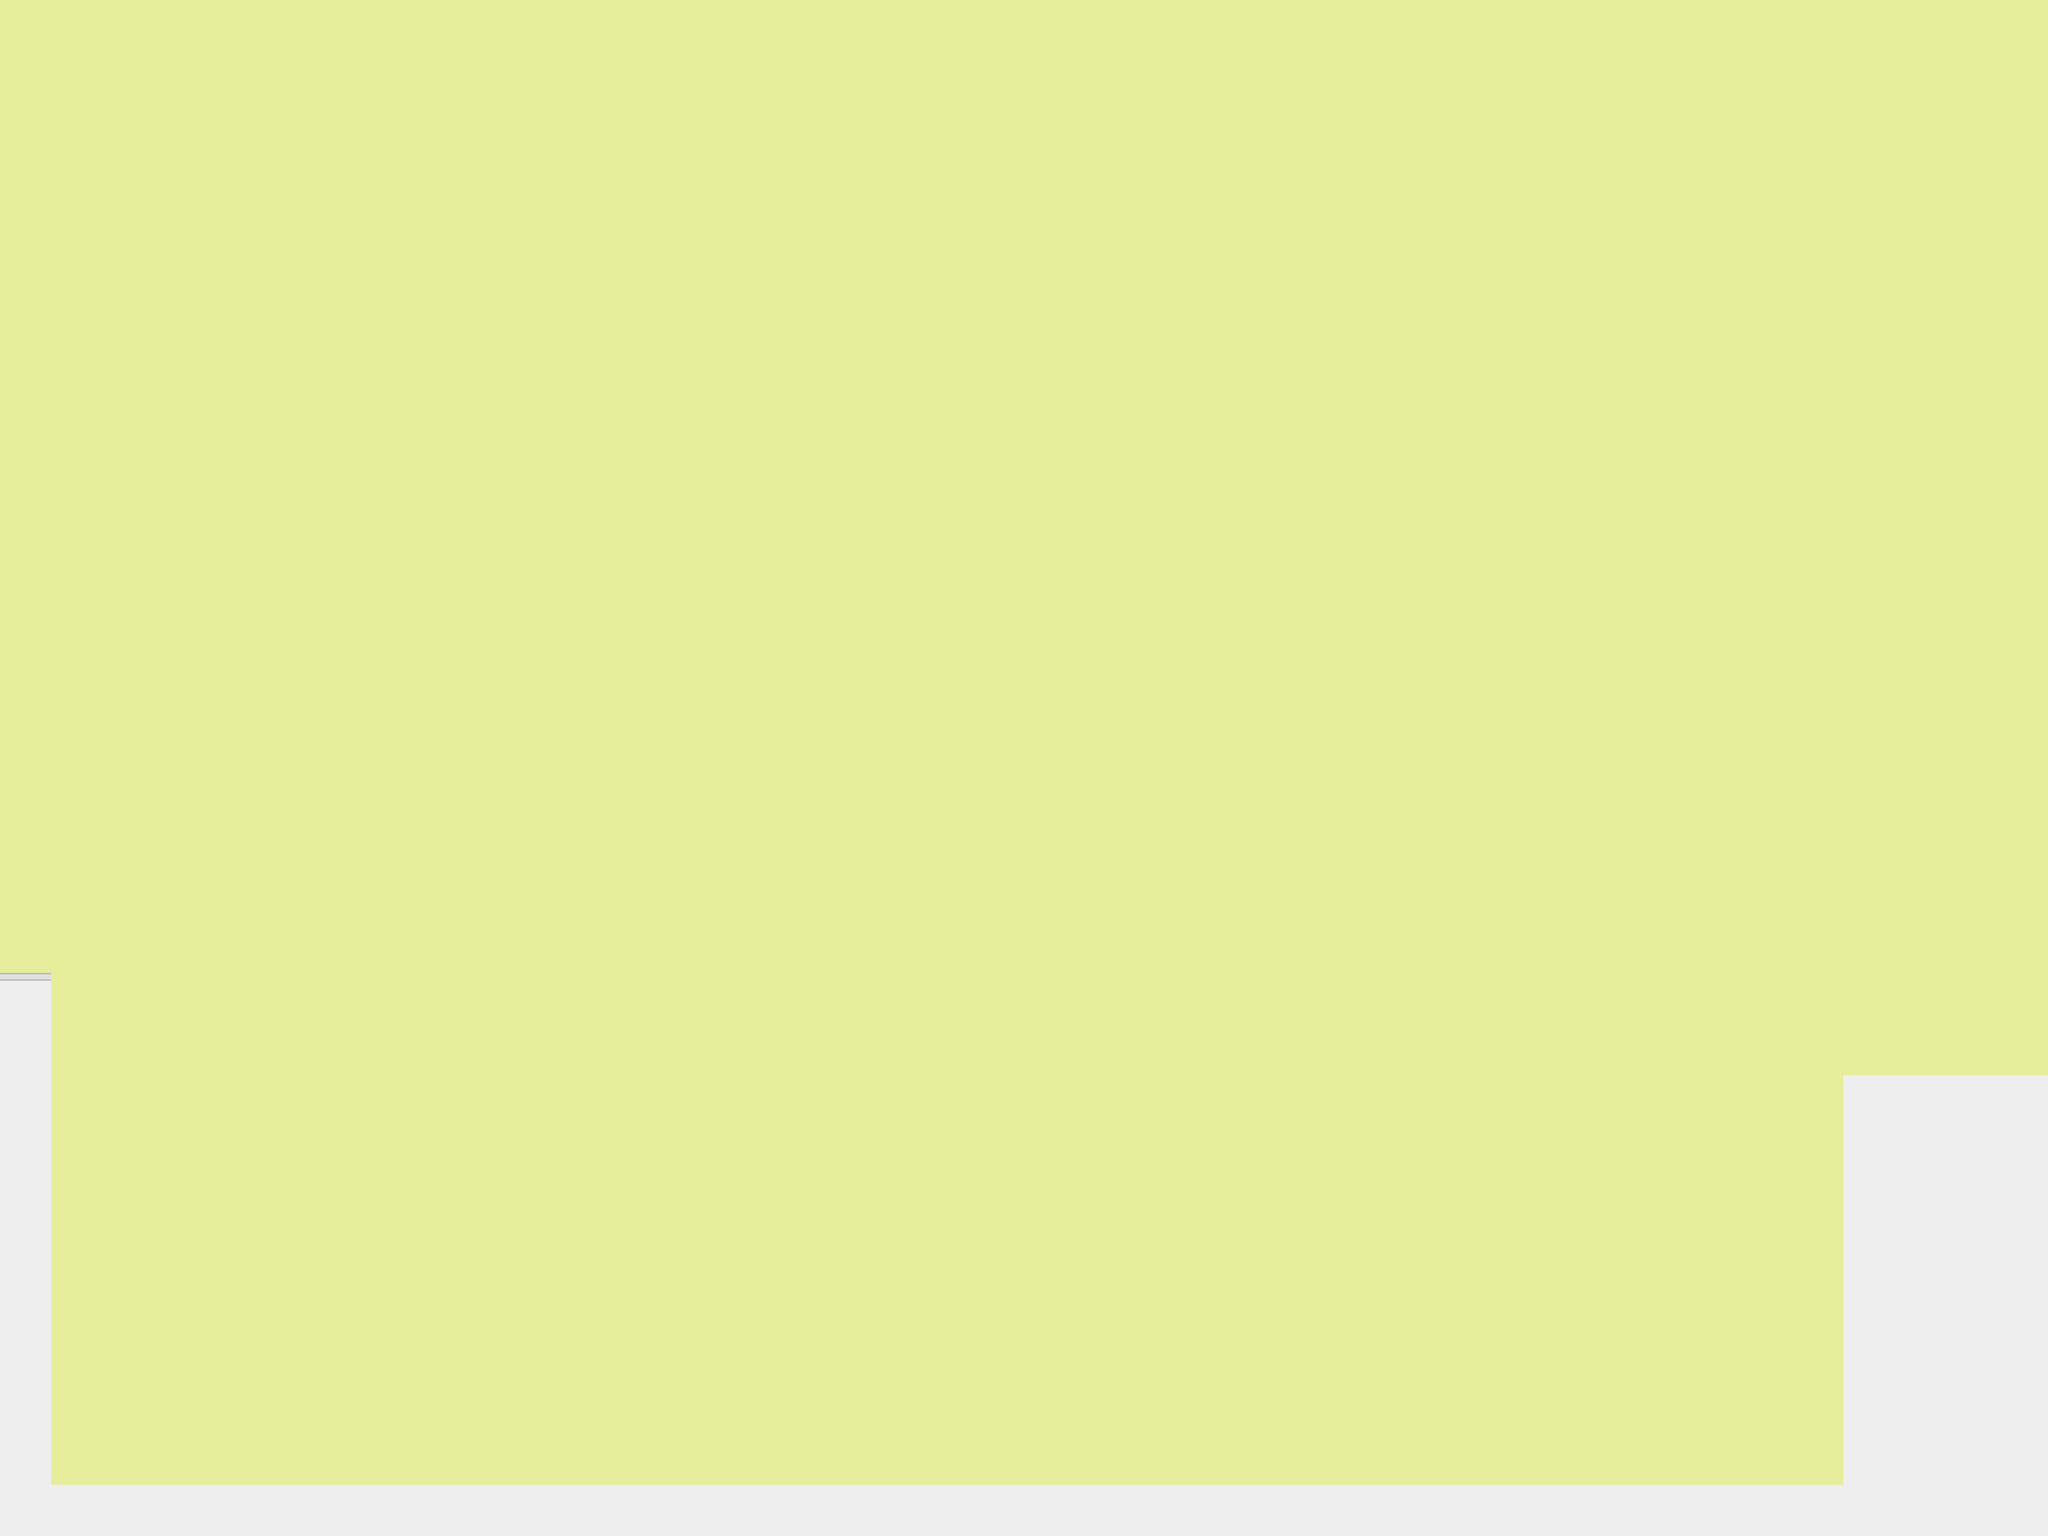

Rendered tile map (Tiled .tmx) drawn with the repository's tilesets; below, a short description and the map source with its tile grids summarised:
An orthogonal 40x30 tile map with 64x64 px tiles, 3 tile layers (bg, bot, foreground), 2 tilesets and 12 objects (top, right).

<map version="1.0" orientation="orthogonal" renderorder="right-down" width="40" height="30" tilewidth="64" tileheight="64" nextobjectid="70">
 <tileset firstgid="1" name="testtiles" tilewidth="64" tileheight="64" tilecount="100">
  <image source="../graphics/testtiles.png" width="640" height="640" />
 </tileset>
 <tileset firstgid="101" name="testtiles2" tilewidth="64" tileheight="64" tilecount="100">
  <image source="../graphics/testtiles2.png" width="640" height="640" />
 </tileset>
 <layer name="bg" width="40" height="30">
  <data>[1200 cells, 1200 non-empty, 1 distinct tile ids]</data>
 </layer>
 <layer name="bot" width="40" height="30">
  <data>[1200 cells, 82 non-empty, 2 distinct tile ids]</data>
 </layer>
 <layer name="foreground" width="40" height="30">
  <data>[1200 cells, 0 non-empty, 0 distinct tile ids]</data>
 </layer>
 <objectgroup name="col">
  <object id="56" x="2560" y="1344">
   <polyline points="0,0 -256,0 -256,512" />
  </object>
  <object id="57" x="1920" y="1536">
   <polyline points="0,0 -512,0" />
  </object>
  <object id="59" x="1024" y="1344">
   <polyline points="0,0 -448,0" />
  </object>
  <object id="60" x="704" y="1088">
   <polyline points="0,0 -448,0" />
  </object>
  <object id="62" x="1536" y="960">
   <polyline points="0,0 384,0" />
  </object>
  <object id="63" x="768" y="960">
   <polyline points="0,0 256,0" />
  </object>
  <object id="64" x="1408" y="640">
   <polyline points="0,0 320,0" />
  </object>
  <object id="66" x="704" y="576">
   <polyline points="0,0 320,0" />
  </object>
  <object id="68" x="1344" y="320">
   <polyline points="0,0 512,0" />
  </object>
  <object id="69" x="640" y="192">
   <polyline points="0,0 320,0" />
  </object>
 </objectgroup>
 <objectgroup name="doors">
  <object id="30" name="top" gid="42" x="1024" y="64" width="64" height="64" />
  <object id="55" name="right" gid="42" x="2496" y="1280" width="64" height="64" />
 </objectgroup>
 <objectgroup name="objects" />
 <objectgroup name="enemies" />
 <objectgroup name="temp" visible="0" />
</map>
